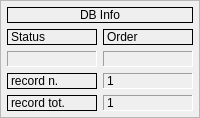
      <widget class="QFrame" name="frame_dbinfo">
       <property name="sizePolicy">
        <sizepolicy hsizetype="Preferred" vsizetype="Preferred">
         <horstretch>0</horstretch>
         <verstretch>0</verstretch>
        </sizepolicy>
       </property>
       <property name="frameShape">
        <enum>QFrame::StyledPanel</enum>
       </property>
       <property name="frameShadow">
        <enum>QFrame::Raised</enum>
       </property>
       <layout class="QGridLayout" name="gridLayout_5">
        <property name="leftMargin">
         <number>6</number>
        </property>
        <property name="topMargin">
         <number>6</number>
        </property>
        <property name="rightMargin">
         <number>6</number>
        </property>
        <property name="bottomMargin">
         <number>6</number>
        </property>
        <item row="0" column="0">
         <widget class="QLabel" name="label_42">
          <property name="autoFillBackground">
           <bool>true</bool>
          </property>
          <property name="frameShape">
           <enum>QFrame::Panel</enum>
          </property>
          <property name="text">
           <string>DB Info</string>
          </property>
          <property name="alignment">
           <set>Qt::AlignCenter</set>
          </property>
         </widget>
        </item>
       <item row="1" column="0">
        <layout class="QGridLayout" name="gridLayout_4">
         <item row="0" column="1">
          <widget class="QLabel" name="label_43">
           <property name="frameShape">
            <enum>QFrame::Panel</enum>
           </property>
           <property name="text">
            <string>Order</string>
           </property>
           <property name="margin">
            <number>0</number>
           </property>
          </widget>
         </item>
         <item row="1" column="0">
          <widget class="QLabel" name="label_status">
           <property name="minimumSize">
            <size>
             <width>40</width>
             <height>0</height>
            </size>
           </property>
           <property name="cursor">
            <cursorShape>ForbiddenCursor</cursorShape>
           </property>
           <property name="mouseTracking">
            <bool>false</bool>
           </property>
           <property name="contextMenuPolicy">
            <enum>Qt::DefaultContextMenu</enum>
           </property>
           <property name="frameShape">
            <enum>QFrame::Panel</enum>
           </property>
           <property name="frameShadow">
            <enum>QFrame::Sunken</enum>
           </property>
           <property name="text">
            <string />
           </property>
           <property name="alignment">
            <set>Qt::AlignCenter</set>
           </property>
           <property name="margin">
            <number>0</number>
           </property>
          </widget>
         </item>
         <item row="1" column="1">
          <widget class="QLabel" name="label_sort">
           <property name="cursor">
            <cursorShape>ForbiddenCursor</cursorShape>
           </property>
           <property name="mouseTracking">
            <bool>false</bool>
           </property>
           <property name="contextMenuPolicy">
            <enum>Qt::DefaultContextMenu</enum>
           </property>
           <property name="frameShape">
            <enum>QFrame::Panel</enum>
           </property>
           <property name="frameShadow">
            <enum>QFrame::Sunken</enum>
           </property>
           <property name="text">
            <string />
           </property>
           <property name="alignment">
            <set>Qt::AlignCenter</set>
           </property>
           <property name="margin">
            <number>0</number>
           </property>
          </widget>
         </item>
         <item row="0" column="0">
          <widget class="QLabel" name="label_34">
           <property name="frameShape">
            <enum>QFrame::Panel</enum>
           </property>
           <property name="text">
            <string>Status</string>
           </property>
           <property name="margin">
            <number>0</number>
           </property>
          </widget>
         </item>
        </layout>
       </item>
       <item row="2" column="0">
        <layout class="QGridLayout" name="gridLayout_3">
         <item row="0" column="0">
          <widget class="QLabel" name="label_27">
           <property name="frameShape">
            <enum>QFrame::Panel</enum>
           </property>
           <property name="text">
            <string>record n.</string>
           </property>
           <property name="margin">
            <number>0</number>
           </property>
          </widget>
         </item>
         <item row="0" column="1">
          <widget class="QLabel" name="label_rec_corrente">
           <property name="cursor">
            <cursorShape>ForbiddenCursor</cursorShape>
           </property>
           <property name="mouseTracking">
            <bool>false</bool>
           </property>
           <property name="contextMenuPolicy">
            <enum>Qt::DefaultContextMenu</enum>
           </property>
           <property name="frameShape">
            <enum>QFrame::Panel</enum>
           </property>
           <property name="frameShadow">
            <enum>QFrame::Sunken</enum>
           </property>
           <property name="text">
            <string>1</string>
           </property>
          </widget>
         </item>
         <item row="1" column="0">
          <widget class="QLabel" name="label_28">
           <property name="frameShape">
            <enum>QFrame::Panel</enum>
           </property>
           <property name="text">
            <string>record tot.</string>
           </property>
           <property name="margin">
            <number>0</number>
           </property>
          </widget>
         </item>
         <item row="1" column="1">
          <widget class="QLabel" name="label_rec_tot">
           <property name="cursor">
            <cursorShape>ForbiddenCursor</cursorShape>
           </property>
           <property name="mouseTracking">
            <bool>false</bool>
           </property>
           <property name="contextMenuPolicy">
            <enum>Qt::DefaultContextMenu</enum>
           </property>
           <property name="frameShape">
            <enum>QFrame::Panel</enum>
           </property>
           <property name="frameShadow">
            <enum>QFrame::Sunken</enum>
           </property>
           <property name="text">
            <string>1</string>
           </property>
          </widget>
         </item>
        </layout>
       </item>
      </layout>
     </widget>
